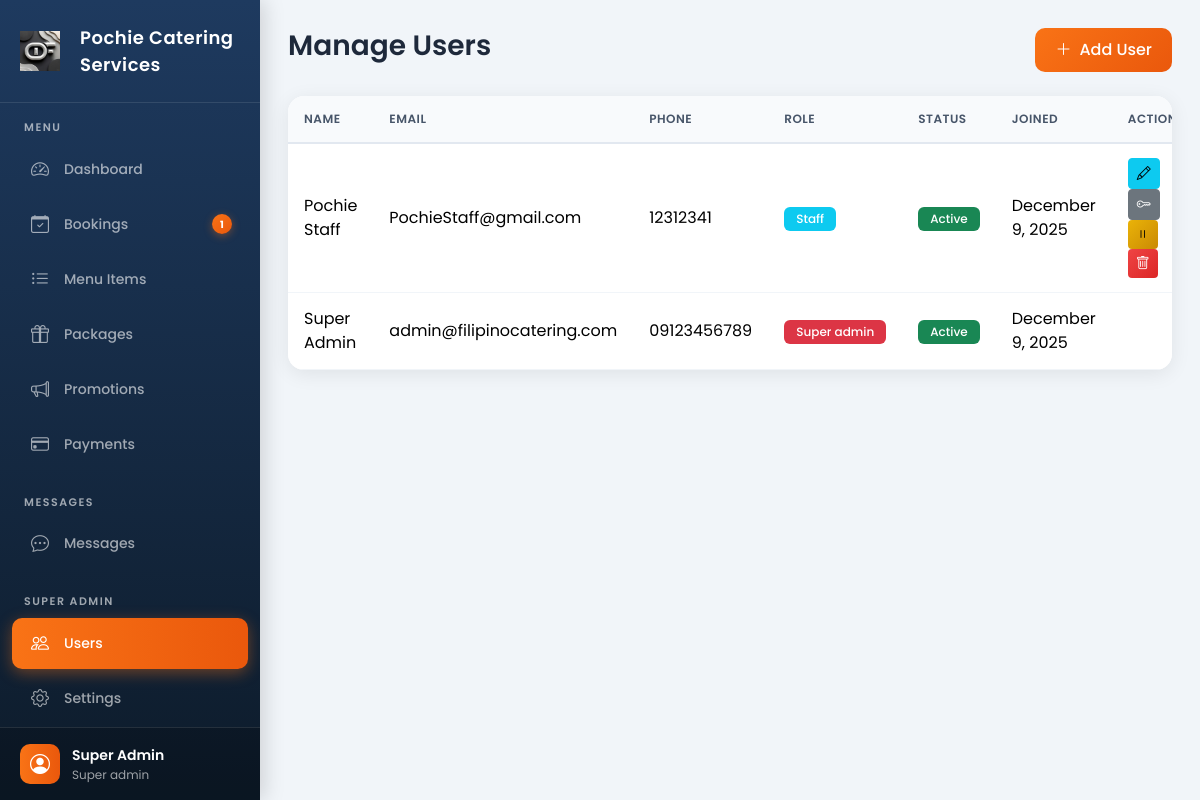
The page /admin/users.php (signed in) on the database its author committed.
### tables this page shows
CREATE TABLE `users` (
  `id` int(11) NOT NULL,
  `email` varchar(100) NOT NULL,
  `password` varchar(255) NOT NULL,
  `first_name` varchar(50) NOT NULL,
  `last_name` varchar(50) NOT NULL,
  `phone` varchar(20) DEFAULT NULL,
  `address` text DEFAULT NULL,
  `role` enum('customer','staff','admin','super_admin') DEFAULT 'customer',
  `profile_image` varchar(255) DEFAULT NULL,
  `is_active` tinyint(1) DEFAULT 1,
  `created_at` timestamp NOT NULL DEFAULT current_timestamp(),
  `updated_at` timestamp NOT NULL DEFAULT current_timestamp() ON UPDATE current_timestamp(),
  `email_verified` tinyint(1) DEFAULT 0
);

### config/functions.php (called while the page is built, shortened)
<?php
function formatDate($date) {
    return date('F j, Y', strtotime($date));
}
?>

### admin/users.php (the view, shortened to what this page needs)
<?php
require_once '../config/functions.php';
$users = $conn->query("SELECT * FROM users ORDER BY role, created_at DESC");
?>
<!DOCTYPE html>
<html lang="en">
<head>
    <link href="https://cdn.jsdelivr.net/npm/bootstrap@5.3.2/dist/css/bootstrap.min.css" rel="stylesheet">
    <link href="https://cdn.jsdelivr.net/npm/bootstrap-icons@1.11.1/font/bootstrap-icons.css" rel="stylesheet">
</head>
<body>
    <?php include 'includes/sidebar.php'; ?>
    <div class="main-content">
        <div class="d-flex justify-content-between align-items-center mb-4">
            <h3>Manage Users</h3>
            <button class="btn btn-primary" data-bs-toggle="modal" data-bs-target="#addUserModal">
                <i class="bi bi-plus-lg me-2"></i>Add User
            </button>
        </div>
        <div class="card">
            <div class="card-body p-0">
                <div class="table-responsive">
                    <table class="table table-hover mb-0">
                        <thead class="table-light">
                            <tr>
                                <th>Name</th>
                                <th>Email</th>
                                <th>Phone</th>
                                <th>Role</th>
                                <th>Status</th>
                                <th>Joined</th>
                                <th>Actions</th>
                            </tr>
                        </thead>
                        <tbody>
                            <?php if ($users && $users->num_rows > 0): ?>
                            <?php while($u = $users->fetch_assoc()): ?>
                            <tr>
                                <td><?= htmlspecialchars($u['first_name'] . ' ' . $u['last_name']) ?></td>
                                <td><?= htmlspecialchars($u['email']) ?></td>
                                <td><?= htmlspecialchars($u['phone'] ?? '-') ?></td>
                                <td>
                                    <span class="badge bg-<?= $u['role'] == 'super_admin' ? 'danger' : ($u['role'] == 'admin' ? 'primary' : ($u['role'] == 'staff' ? 'info' : 'secondary')) ?>">
                                        <?= ucfirst(str_replace('_', ' ', $u['role'])) ?>
                                    </span>
                                </td>
                                <td>
                                    <span class="badge bg-<?= $u['is_active'] ? 'success' : 'danger' ?>">
                                        <?= $u['is_active'] ? 'Active' : 'Inactive' ?>
                                    </span>
                                </td>
                                <td><?= formatDate($u['created_at']) ?></td>
                                <td>
                                    <?php if ($u['role'] != 'super_admin'): ?>
                                    <button type="button" class="btn btn-sm btn-info" data-bs-toggle="modal" data-bs-target="#editUserModal<?= $u['id'] ?>">
                                        <i class="bi bi-pencil"></i>
                                    </button>
                                    <button type="button" class="btn btn-sm btn-secondary" data-bs-toggle="modal" data-bs-target="#resetPasswordModal<?= $u['id'] ?>">
                                        <i class="bi bi-key"></i>
                                    </button>
                                    <form method="POST" class="d-inline">
                                        <button type="submit" name="toggle_status" class="btn btn-sm btn-<?= $u['is_active'] ? 'warning' : 'success' ?>">
                                            <i class="bi bi-<?= $u['is_active'] ? 'pause' : 'play' ?>"></i>
                                        </button>
                                    </form>
                                    <form method="POST" class="d-inline" onsubmit="return confirm('Delete this user?')">
                                        <button type="submit" name="delete_user" class="btn btn-sm btn-danger"><i class="bi bi-trash"></i></button>
                                    </form>
                                    <?php endif; ?>
                                </td>
                            </tr>
                            <?php endwhile; ?>
                            <?php else: ?>
                            <tr><td colspan="7" class="text-center text-muted py-4">No users found</td></tr>
                            <?php endif; ?>
                        </tbody>
                    </table>
                </div>
            </div>
        </div>
    </div>
</body>
</html>

### admin/users.php (style rules this page uses)
body { font-family: 'Poppins', sans-serif; }

### admin/includes/sidebar.php (style rules this page uses)
:root { --sidebar-bg: linear-gradient(180deg, #1e3a5f 0%, #0d1b2a 100%); --sidebar-width: 260px; --nav-item-hover: rgba(255, 255, 255, 0.1); --nav-item-active: linear-gradient(90deg, #f97316 0%, #ea580c 100%); --accent-color: #f97316; --text-primary: #ffffff; --text-secondary: rgba(255, 255, 255, 0.6); }
* { margin: 0; padding: 0; box-sizing: border-box; }
body { font-family: 'Poppins', sans-serif; background: #f1f5f9; }
.main-content { margin-left: var(--sidebar-width); padding: 28px; min-height: 100vh; background: #f1f5f9; }
.main-content h3 { font-weight: 600; color: #1e293b; margin-bottom: 8px; }
.card { border: none; border-radius: 16px; box-shadow: 0 4px 20px rgba(0, 0, 0, 0.08); overflow: hidden; }
.card-body { padding: 20px; }
.btn-primary { background: linear-gradient(135deg, #f97316 0%, #ea580c 100%); border: none; padding: 10px 20px; font-weight: 500; border-radius: 10px; transition: all 0.2s ease; }
.btn-danger { background: linear-gradient(135deg, #ef4444 0%, #dc2626 100%); border: none; }
.btn-warning { background: linear-gradient(135deg, #eab308 0%, #ca8a04 100%); border: none; }
.table { margin-bottom: 0; }
.table thead th { background: #f8fafc; border-bottom: 2px solid #e2e8f0; font-weight: 600; color: #475569; text-transform: uppercase; font-size: 12px; letter-spacing: 0.5px; padding: 14px 16px; }
.table tbody td { padding: 14px 16px; vertical-align: middle; border-bottom: 1px solid #f1f5f9; }
.badge { padding: 6px 12px; font-weight: 500; font-size: 12px; border-radius: 6px; }

### rows shown on the page
users: first_name+last_name "Pochie Staff", email "PochieStaff@gmail.com", phone "12312341", role "Staff", is_active "Active", created_at "December 9, 2025"
users: first_name+last_name "Super Admin", email "admin@filipinocatering.com", phone "09123456789", role "Super admin", is_active "Active", created_at "December 9, 2025"

### other values the page prints
$sidebarSiteName "Pochie Catering Services"
$adminNotifs['new_bookings'] "1"
$_SESSION['user_name'] "Super Admin"
str_replace('_', ' ', getUserRole()) "Super admin"
